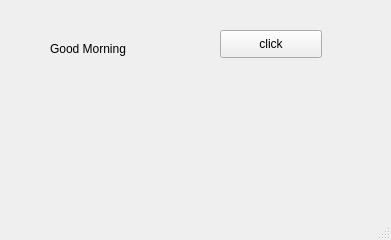
<?xml version="1.0" encoding="UTF-8"?>
<ui version="4.0">
 <class>MainWindow</class>
 <widget class="QMainWindow" name="MainWindow">
  <property name="geometry">
   <rect>
    <x>0</x>
    <y>0</y>
    <width>391</width>
    <height>240</height>
   </rect>
  </property>
  <property name="windowTitle">
   <string>MainWindow</string>
  </property>
  <widget class="QWidget" name="centralwidget">
   <widget class="QLabel" name="lbl">
    <property name="geometry">
     <rect>
      <x>50</x>
      <y>40</y>
      <width>131</width>
      <height>18</height>
     </rect>
    </property>
    <property name="text">
     <string>Good Morning</string>
    </property>
   </widget>
   <widget class="QPushButton" name="pb">
    <property name="geometry">
     <rect>
      <x>220</x>
      <y>30</y>
      <width>102</width>
      <height>28</height>
     </rect>
    </property>
    <property name="text">
     <string>click</string>
    </property>
   </widget>
  </widget>
  <widget class="QMenuBar" name="menubar">
   <property name="geometry">
    <rect>
     <x>0</x>
     <y>0</y>
     <width>391</width>
     <height>26</height>
    </rect>
   </property>
  </widget>
  <widget class="QStatusBar" name="statusbar"/>
 </widget>
 <resources/>
 <connections/>
</ui>
